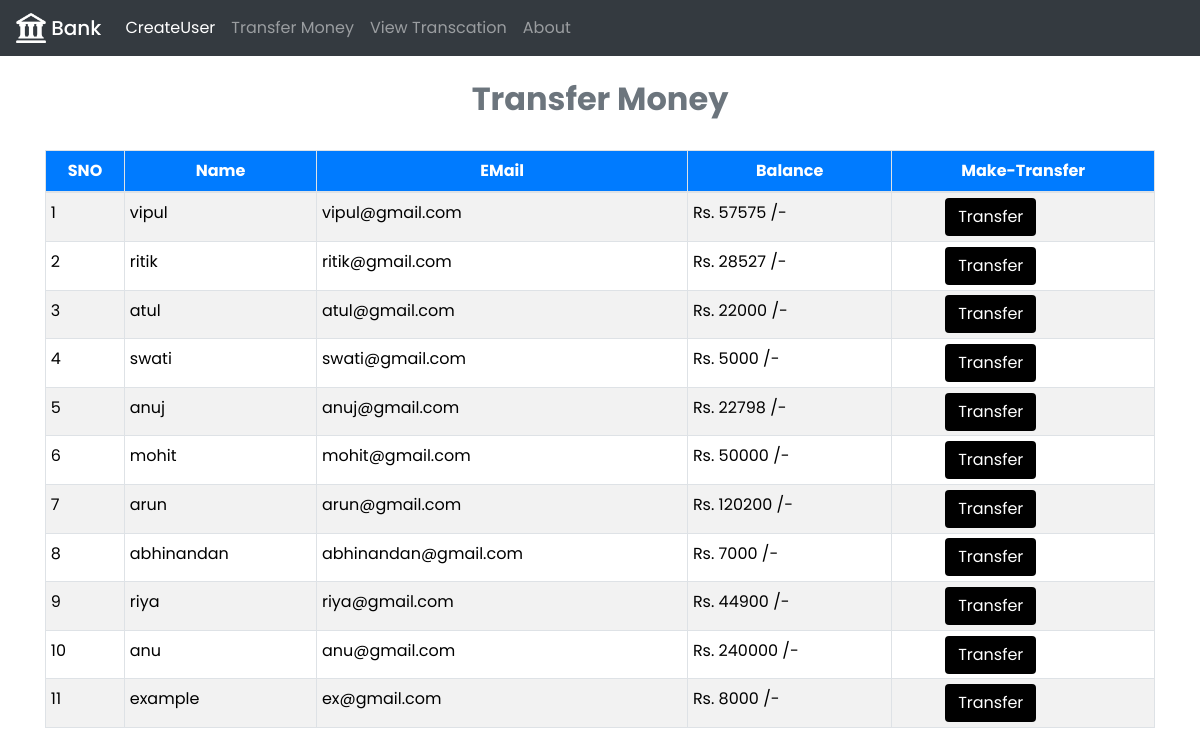
/transfer.php, run on the app's committed database.
### tables this page shows
CREATE TABLE `users` (
  `id` int(11) NOT NULL,
  `name` varchar(50) NOT NULL,
  `email` varchar(50) NOT NULL,
  `gender` varchar(15) NOT NULL,
  `balance` int(11) NOT NULL
);

### transfer.php (the view, shortened to what this page needs)
<!DOCTYPE html>
<html lang="en">
<head>
<link rel="stylesheet" href="https://cdnjs.cloudflare.com/ajax/libs/twitter-bootstrap/4.6.0/css/bootstrap.min.css">
<link rel="stylesheet" href="https://cdnjs.cloudflare.com/ajax/libs/font-awesome/5.15.2/css/all.min.css">
<link rel="stylesheet" href="style.css">
</head>
<body>
<?php
include("head.php")
?>
<?php
include 'config.php';
$sql = "SELECT * FROM users";
$result = mysqli_query($link,$sql);
?>
<div class="container">
        <h2 class="text-center font-weight-bold pt-4" style="color : #6c757d;">Transfer Money</h2>
        <br>
            <div class="row">
                <div class="col">
                    <div class="table-responsive-sm">
                    <table class="table table-hover table-sm table-striped table-condensed table-bordered" style="border-color:white;">
                        <thead class="bg-primary" style="color : white;">
                            <tr>
                            <th scope="col" class="text-center py-2">SNO</th>
                            <th scope="col" class="text-center py-2">Name</th>
                            <th scope="col" class="text-center py-2">EMail</th>
                            <th scope="col" class="text-center py-2">Balance</th>
                            <th scope="col" class="text-center py-2">Make-Transfer</th>
                            </tr>
                        </thead>
                        <tbody>
                <?php
                    $cnt=1;
                    while($rows=mysqli_fetch_assoc($result)){
                ?>
                    <tr style="color : Black;">
                        <td class="py-2"><?php echo $cnt;; ?></td>
                        <td class="py-2"><?php echo $rows['name']?></td>
                        <td class="py-2"><?php echo $rows['email']?></td>
                        <td class="py-2">Rs. <?php echo $rows['balance']?> /-</td>
                        <td><a href="select_user.php?id= <?php echo $rows['id'] ;?>"> <button type="button" class="btn  text-center ml-5" style=" color:white; background-color :#000;" style="border-radius:0%;">Transfer
                        </button></a></td>
                    </tr>
                <?php
                $cnt=$cnt+1;
                    }
                ?>
                        </tbody>
                    </table>
                    </div>
                </div>
            </div>
         </div>
</body>
</html>

### head.php (shortened to what this page needs)
<section id="header">
<nav class="navbar navbar-expand-lg navbar-dark bg-dark">
  <a class="navbar-brand  mb-0 h1" href="index.php">
  <img src="icon.png" width="30" height="30" class="d-inline-block align-top " alt=""> Bank
  </a>
  <div class="collapse navbar-collapse" id="navbarSupportedContent">
    <ul class="navbar-nav mr-auto">
      <li class="nav-item active">
        <a class="nav-link" href="createuser.php">CreateUser</a>
      </li>
      <li class="nav-item">
        <a class="nav-link" href="transfer.php">Transfer Money</a>
      </li>
      <li class="nav-item">
        <a class="nav-link" href="viewtranh.php">View Transcation</a>
      </li>
      <li class="nav-item">
        <a class="nav-link" href="about.php">About</a>
      </li>
    </ul>
  </div>
</nav>
</section>

### style.css (style rules this page uses)
* { margin: 0; padding: 0; box-sizing: border-box; }
body { font-family: "Poppins", sans-serif; }

### data on the page
users: name "vipul", email "vipul@gmail.com", balance "57575"
users: name "ritik", email "ritik@gmail.com", balance "28527"
users: name "atul", email "atul@gmail.com", balance "22000"
users: name "swati", email "swati@gmail.com", balance "5000"
users: name "anuj", email "anuj@gmail.com", balance "22798"
users: name "mohit", email "mohit@gmail.com", balance "50000"
users: name "arun", email "arun@gmail.com", balance "120200"
users: name "abhinandan", email "abhinandan@gmail.com", balance "7000"
users: name "riya", email "riya@gmail.com", balance "44900"
users: name "anu", email "anu@gmail.com", balance "240000"
users: name "example", email "ex@gmail.com", balance "8000"
